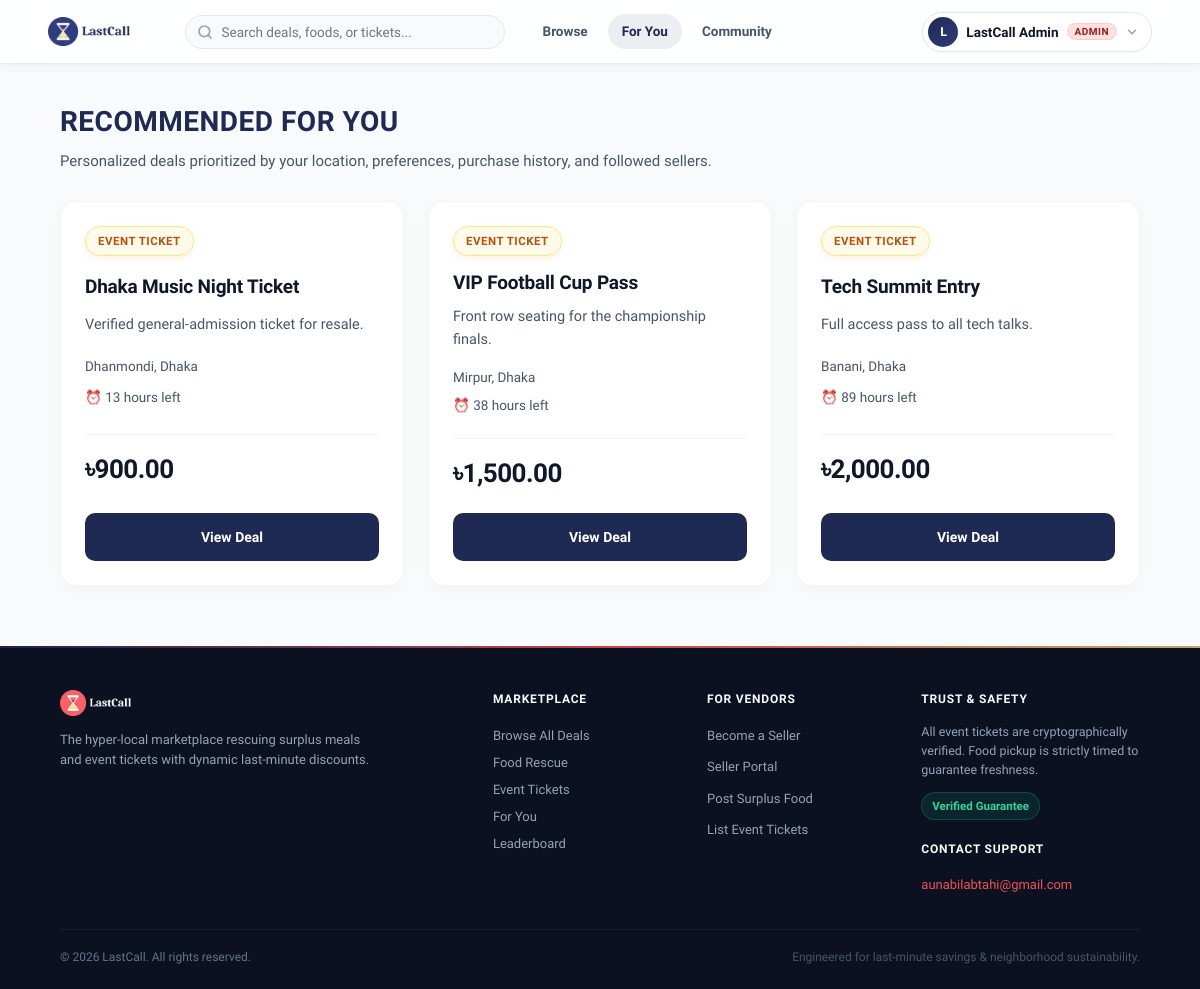
Page /recommendations.php (signed in) on the committed database.
### tables this page shows
CREATE TABLE listings (
    listing_id INT UNSIGNED AUTO_INCREMENT PRIMARY KEY,
    seller_id INT UNSIGNED NOT NULL,
    location_id INT UNSIGNED NOT NULL,

    listing_type ENUM('food', 'ticket') NOT NULL,
    title VARCHAR(200) NOT NULL,
    description TEXT NULL,
    image_url VARCHAR(255) NULL,

    original_price DECIMAL(10,2) NOT NULL,
    pickup_or_event_deadline DATETIME NOT NULL,

    listing_status ENUM(
        'draft',
        'active',
        'sold_out',
        'expired',
        'removed'
    ) NOT NULL DEFAULT 'draft',

    created_at TIMESTAMP DEFAULT CURRENT_TIMESTAMP,
    updated_at TIMESTAMP DEFAULT CURRENT_TIMESTAMP ON UPDATE CURRENT_TIMESTAMP,

    CONSTRAINT fk_listing_seller
        FOREIGN KEY (seller_id) REFERENCES users(user_id)
        ON DELETE RESTRICT,

    CONSTRAINT fk_listing_location
        FOREIGN KEY (location_id) REFERENCES locations(location_id)
        ON DELETE RESTRICT,

    INDEX idx_listing_search (
        listing_type,
        listing_status,
        pickup_or_event_deadline
    ),

    INDEX idx_listing_seller (seller_id)
);

CREATE TABLE locations (
    location_id INT UNSIGNED AUTO_INCREMENT PRIMARY KEY,
    city VARCHAR(100) NOT NULL,
    area VARCHAR(100) NOT NULL,
    address_line VARCHAR(255) NULL,
    created_at TIMESTAMP DEFAULT CURRENT_TIMESTAMP,

    INDEX idx_location_city_area (city, area)
);

### recommendations.php (the view, shortened to what this page needs)
<?php
require_once __DIR__ . "/config/database.php";
$uid = (int) $_SESSION["user_id"];
$sql = "
    SELECT
        l.listing_id,
        l.title,
        l.description,
        l.listing_type,
        l.original_price,
        loc.city,
        loc.area,
        f.quantity_available,
        TIMESTAMPDIFF(MINUTE, NOW(), l.pickup_or_event_deadline) AS minutes_left,
        CASE
            WHEN fs.follower_id IS NOT NULL THEN 4
            WHEN EXISTS (
                SELECT 1 FROM user_preferences up
                WHERE up.user_id = ?
                  AND (up.preferred_listing_type = l.listing_type OR up.preferred_city = loc.city OR up.preferred_area = loc.area)
            ) THEN 3
            WHEN EXISTS (
                SELECT 1 FROM orders prev_o
                JOIN order_items prev_oi ON prev_oi.order_id = prev_o.order_id
                JOIN listings prev_l ON prev_l.listing_id = prev_oi.listing_id
                WHERE prev_o.buyer_id = ?
                  AND prev_o.order_status = 'completed'
                  AND (prev_l.seller_id = l.seller_id OR prev_l.listing_type = l.listing_type)
            ) THEN 2
            WHEN user_loc.city = loc.city AND user_loc.area = loc.area THEN 1
            ELSE 0
        END AS relevance,
        COALESCE((
            SELECT dr.discount_percent
            FROM discount_rules dr
            WHERE dr.listing_id = l.listing_id
              AND dr.threshold_minutes >= TIMESTAMPDIFF(MINUTE, NOW(), l.pickup_or_event_deadline)
            ORDER BY dr.threshold_minutes ASC
            LIMIT 1
        ), 0) AS discount_percent
    FROM listings l
    JOIN locations loc ON loc.location_id = l.location_id
    JOIN users u ON u.user_id = ?
    LEFT JOIN locations user_loc ON user_loc.location_id = u.location_id
    LEFT JOIN followed_sellers fs ON fs.seller_id = l.seller_id AND fs.follower_id = ?
    LEFT JOIN food_listing_details f ON f.listing_id = l.listing_id
    LEFT JOIN ticket_listings tl ON tl.listing_id = l.listing_id
    LEFT JOIN tickets t ON t.ticket_id = tl.ticket_id
    WHERE l.listing_status = 'active'
      AND l.pickup_or_event_deadline > NOW()
      AND (
          (l.listing_type = 'food' AND f.quantity_available > 0)
          OR (l.listing_type = 'ticket' AND t.verification_status = 'verified' AND t.availability_status = 'available')
      )
    ORDER BY relevance DESC, l.pickup_or_event_deadline ASC
    LIMIT 12
";
$q = $pdo->prepare($sql);
$q->execute([$uid, $uid, $uid, $uid]);
$listings = $q->fetchAll(PDO::FETCH_ASSOC);
require_once __DIR__ . "/includes/header.php";
?>
<main class="container">
    <div class="section-heading">
        <h2>Recommended for You</h2>
        <p>Personalized deals prioritized by your location, preferences, purchase history, and followed sellers.</p>
    </div>
    <?php if (count($listings) > 0): ?>
        <div class="listing-grid">
            <?php foreach ($listings as $l): ?>
                <?php
                    $discount = (float) $l["discount_percent"];
                    $originalPrice = (float) $l["original_price"];
                    $currentPrice = $originalPrice * (1 - ($discount / 100));
                    $isFood = $l["listing_type"] === "food";
                    $timeLeft = $l["minutes_left"] <= 60
                        ? $l["minutes_left"] . " minutes left"
                        : ceil($l["minutes_left"] / 60) . " hours left";
                ?>
                <article class="card">
                    <span class="badge <?= $isFood ? "" : "ticket" ?>">
                        <?= $isFood ? "Food Rescue" : "Event Ticket" ?>
                    </span>
                    <h3><?= e($l["title"]) ?></h3>
                    <p class="description">
                        <?= e($l["description"] ?? "No description available.") ?>
                    </p>
                    <p class="location">
                        <?= e($l["area"]) ?>, <?= e($l["city"]) ?>
                    </p>
                    <p class="meta">⏰ <?= e($timeLeft) ?></p>
                    <div class="price-row">
                        <div class="current-price">৳<?= number_format($currentPrice, 2) ?></div>
                    </div>
                    <a class="card-link" href="listing.php?id=<?= (int) $l["listing_id"] ?>">View Deal</a>
                </article>
            <?php endforeach; ?>
        </div>
    <?php else: ?>
        <p class="empty-message">No active recommendations available right now. Check back soon!</p>
    <?php endif; ?>
</main>
<?php require_once __DIR__ . "/includes/footer.php"; ?>

### rows in the picture
listings: listing_type "EVENT TICKET", title "Dhaka Music Night Ticket", description "Verified general-admission ticket for resale.", location.area "Dhanmondi", location.city "Dhaka", timeLeft "13 hours left", original_price "900.00"
listings: listing_type "EVENT TICKET", title "VIP Football Cup Pass", description "Front row seating for the championship finals.", location.area "Mirpur", location.city "Dhaka", timeLeft "38 hours left", currentPrice "1,500.00"
listings: listing_type "EVENT TICKET", title "Tech Summit Entry", description "Full access pass to all tech talks.", location.area "Banani", location.city "Dhaka", timeLeft "89 hours left", currentPrice "2,000.00"

### other values in the picture
mb_strtoupper(mb_substr($_userName, 0, 1)) "L"
$_userName "LastCall Admin"
$_role "ADMIN"
